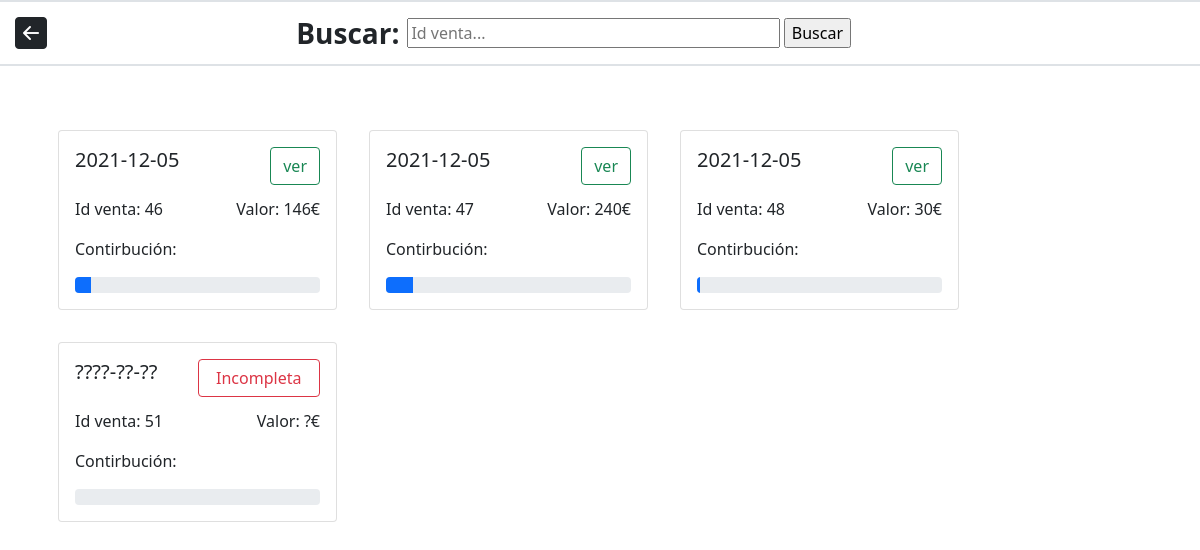
/proyecto/funciones/venta/albaranes/albaran.php (signed in), run on the app's committed database.
### tables this page shows
CREATE TABLE `venta` (
  `id_venta` int(6) NOT NULL,
  `id_empleado` int(4) NOT NULL,
  `valor` double DEFAULT NULL,
  `fecha` date DEFAULT NULL
);

### proyecto/clases/conexion.php (called while the page is built, shortened)
<?php
class Conexion{
    private static $instancia = null;
    public ?PDO $conexion = null;
    private function __construct(){
        $this->conexion = new PDO("mysql:host=localhost;dbname=proyecto", "root", "");
    }
    public static function crearConexion():Conexion|Exception{
        if (self::$instancia==null) {
            try {
                self::$instancia = new Conexion();
            } catch (PDOException $e) {
                return $e;
            }
        }
        return self::$instancia;
    }
    public function hacerConsulta($query, ...$parametros):array{
        $prep = $this->conexion->prepare($query);
        for ($i=1; $i < count($parametros)+1; $i++) {
            $prep->bindValue($i, $parametros[$i-1]);
        }
        $prep->execute();
        $res=[];
        for ($i=0; $i < $prep->rowCount(); $i++) {
            $res[$i]=$prep->fetchObject();
        }
        return $res;
    }
}

### proyecto/clases/venta.php (called while the page is built, shortened)
<?php
require_once("conexion.php");
    class Venta{
        public static function consultarVentaEmpleado($idEmpleado):array{
            $conexion = Conexion::crearConexion();
            $query = "SELECT * FROM `venta` WHERE id_empleado = ?; ";
            $res = $conexion->hacerConsulta($query, $idEmpleado);
            return $res;
        }
        public static function totalGanado():array{
            $conexion = Conexion::crearConexion();
            $query = "SELECT SUM(valor) AS total FROM `venta`; ";
            return $conexion->hacerConsulta($query);
        }
    }

### proyecto/funciones/venta/albaranes/albaran.php (the view, shortened to what this page needs)
<?php
require_once("../../../clases/venta.php");
$usuario = unserialize($_SESSION["usuario"]);
?>
<!DOCTYPE html>
<html lang="en">
<head>
    <link href="https://cdn.jsdelivr.net/npm/bootstrap@5.1.3/dist/css/bootstrap.min.css" rel="stylesheet">
    <link rel="stylesheet" href="https://cdn.jsdelivr.net/npm/bootstrap-icons@1.7.1/font/bootstrap-icons.css">
</head>
<header class="row border border-2">
    <form class="col-1" action="../../atras/atras.php">
        <button class="btn"><i class="bi bi-arrow-left-square-fill fs-2"></i></button>
    </form>
    <div class="col-10 d-flex justify-content-center align-items-center">
        <span class="fs-3 fw-bold me-2">Buscar: </span>
        <form method="GET" class="w-50">
            <input placeholder="Id venta..." class="w-75" id="input" name="busqueda" type="text" value=<?= $_GET['busqueda']??"" ?>>
            <input id="buscar" type="submit" value="Buscar">
        </form>
    </div>
</header>
<body>
    <div class="d-flex flex-column align-items-center mt-5">
        <div class="container d-flex flex-wrap">
            <?php
                if (isset($_GET["busqueda"])) {
                    $resultado = Item::buscarItem("%".$_GET["busqueda"]."%");
                    listar($resultado);
                }
                else{
                    $resultado = Venta::consultarVentaEmpleado($usuario->getId());
                    listar($resultado);
                }
                function listar($datos){
                    foreach($datos as $dato){ ?>
                        <div class="card w-25 m-3" style="width: 18rem;">
                            <div class="card-body">
                                <h5 class="card-title d-flex justify-content-between align-items-center">
                                    <?php
                                        if ($dato->fecha=="0000-00-00") {?>
                                            <p>????-??-??</p>
                                            <a href="../vender/vender.php" class="w-50 btn btn-outline-danger mb-1">Incompleta</a>
                                        <?php }else { ?>
                                            <p><?= $dato->fecha ?></p>
                                            <form method="POST" action="visualizacion.php">
                                                <input type="submit" value="ver" class="btn btn-outline-success mb-1">
                                            </form>
                                        <?php } ?>
                                </h5>
                                <div class="card-text d-flex justify-content-between">
                                    <p>Id venta: <?= $dato->id_venta ?></p>
                                    <p>Valor: <?= $dato->valor=="0" ? "?" : $dato->valor ?>€</p>
                                </div>
                                <p>Contirbución:</p>
                                <div class="card-text progress">
                                    <div class="progress-bar " role="progressbar" style="width: <?= $dato->valor*100/Venta::totalGanado()[0]->total ?>%" aria-valuemin="0" aria-valuemax="100"></div>
                                </div>
                            </div>
                        </div>
                        <?php
                    }
                }
            ?>
        </div>
    </div>
</body>
</html>

### data on the page
venta: fecha "2021-12-05", id_venta "46", valor "146", $dato->valor*100/Venta::totalGanado()[0]->total 6.5884476534296 (drawn)
venta: fecha "2021-12-05", id_venta "47", valor "240", $dato->valor*100/Venta::totalGanado()[0]->total 10.830324909747 (drawn)
venta: fecha "2021-12-05", id_venta "48", valor "30", $dato->valor*100/Venta::totalGanado()[0]->total 1.3537906137184 (drawn)
venta: fecha "Incompleta", id_venta "51"
